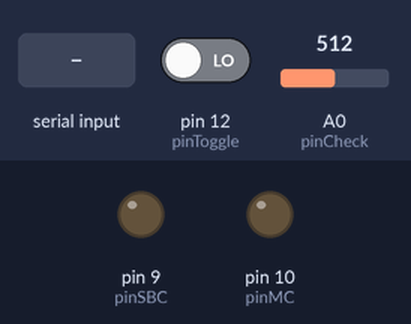
Simulated run of this sketch. Board: Arduino Uno, built with avr-gcc and run on an emulated ATmega328P. Parts: output pins drawn as LEDs (lit = HIGH). Inputs (shaded band) come from the test bench; at power-on: A0 (pinCheck) = 512, pin 12 (pinToggle) LOW. What the sketch prints to the serial monitor is not drawn.

Above: at 1.2 s.
1.3 s: "cancel\n" received over Serial
At 2.4 s:
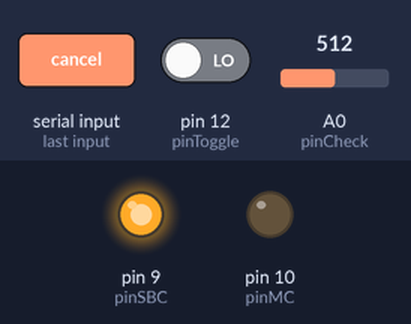
2.8 s: A0 (pinCheck) set to 122
Timing chart, 0 to 12.8 s (numbered marks = the images above; inputs shaded):
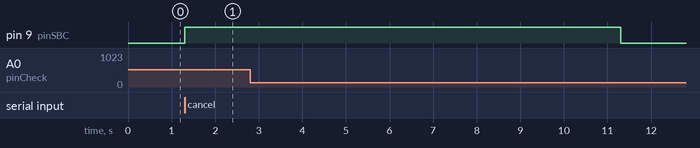

The sketch:

pdb_nano.ino
```cpp
//Preprocessor
#define pinSBC 9
#define pinMC 10
#define pinCheck A0
#define pinToggle 12
#define pinBuzzer 8
#define batt_zener 8.61 //zener voltage
#define R1 51.3 //Measurement of voltage divider in kOhm
#define R2 82.4 //Measurement of voltage divider in kOhm

//User Tunable Parameters
const float low_voltage_on_thresh = 9.18;
const float low_voltage_off_thresh = 9.16;
const int wait_time = 10000;
const unsigned long state_2_timeout = 10000;
const int nag_for_ack_time = 1000;

//overvoltage trips
const float danger_inp_voltage = 14.7;
const float max_inp_voltage = 15.0;

//Global Variables
int state = 0;
bool sd_ack = false;
int buzzer_state = 0;

//Variable for serial input
String compin;
String moving;
String ack;
String msg;
String command;
String serial_output;
String err;

//Pin States
int mc_relay_pin;
int sbc_relay_pin;
int buzz;

//Variables for Timer
unsigned long start_time; // the time the delay started
unsigned long end_time;
static unsigned long beep_start = 0;
static unsigned long beep_end;
int beep_counter = 0;
int elapsed;
unsigned long last_nag = 0;


//Beep patterns
//bp is beep pattern
//bs is beep state
int bp1[1] = {1000};
int bs1[1] = {HIGH};
int bp2[2] = {50, 1950};
int bs2[2] = {HIGH, LOW};
int bp3[4] = {30, 30, 30, 910};
int bs3[4] = {HIGH, LOW, HIGH, LOW};
int bp4[6] = {30, 30, 30, 30, 30, 850};
int bs4[6] = {HIGH, LOW, HIGH, LOW, HIGH, LOW};

//bool delayRunning = false; // true if still waiting for delay to finish

//Variable for Battery Voltage Check
double batt_volt;


//functions

void parse_command(String com){
  if(com.equals("ack")){
    sd_ack = true;
  }
  else if(com.equals("volts")){
    serial_output = String(batt_volt);
  }
  else if(com.equals("buzzer_state")){
    serial_output = String(buzzer_state);
  }
  else if(com.equals("state")){
    serial_output = String(state);
  }
  else if(com.equals("cancel")){
    state = 1;
  }
  else if(com.equals("ping")){
    digitalWrite(pinBuzzer, HIGH);
    delay(15);
    digitalWrite(pinBuzzer, LOW);
  }
  else{
    serial_output = "INVALID COMMAND";
  }
}

void get_serial_buffer() {
  while(Serial.available()){
    char c = Serial.read();
    if(c == '\n'){
//      Serial.println(command);
      parse_command(command);
      command = "";
    }
    else{
      command += c;
    }
  }
  if(serial_output.equals("") == false){
    Serial.println(serial_output);
    serial_output = "";
  }
}

double get_batt_volt() {
  return ((analogRead(A0))*5)*((R1 + R2)/(R2*1023)) + batt_zener;
}

bool low_batt() {
  return batt_volt < low_voltage_off_thresh;
}

int toggle_switch() {
  return digitalRead(pinToggle);
}

void change_sbc_relay(int sbc_relay_pin) {
  digitalWrite(pinSBC, sbc_relay_pin);
  digitalWrite(13, sbc_relay_pin);
}

void change_mc_relay(int mc_relay_pin) {
  digitalWrite(pinMC, mc_relay_pin);
}

void ring_buzzer(){
//  digitalWrite(pinBuzzer, buzz);
//  Serial.println(buzz_pattern);
  switch(buzzer_state){
    case 0:
      digitalWrite(pinBuzzer, LOW);
      beep_counter = 0;
      break;

    case 1:
      beep_counter = beep_counter % sizeof(bp2) == 0 ? 0 : beep_counter;
      beep_end = millis();
      digitalWrite(pinBuzzer,bs1[beep_counter]);
      elapsed = beep_end - beep_start;
      if(elapsed >= bp1[beep_counter]){
        beep_counter++;
        beep_counter = beep_counter % sizeof(bp1) == 0 ? 0 : beep_counter;
        digitalWrite(pinBuzzer,bs1[beep_counter]);
        beep_start = millis();
      }
      break;

    case 2:
      beep_counter = beep_counter % sizeof(bp2) == 0 ? 0 : beep_counter;
      beep_end = millis();
      digitalWrite(pinBuzzer,bs2[beep_counter]);
      elapsed = beep_end - beep_start;
      if(elapsed >= bp2[beep_counter]){
        beep_counter++;
        beep_counter = beep_counter % sizeof(bp2) == 0 ? 0 : beep_counter;
        digitalWrite(pinBuzzer,bs2[beep_counter]);
        beep_start = millis();
      }
      break;

    case 3:
      beep_counter = beep_counter % sizeof(bp2) == 0 ? 0 : beep_counter;
      beep_end = millis();
      digitalWrite(pinBuzzer,bs3[beep_counter]);
      elapsed = beep_end - beep_start;
      if(elapsed >= bp3[beep_counter]){
        beep_counter++;
        beep_counter = beep_counter % sizeof(bp3) == 0 ? 0 : beep_counter;
        digitalWrite(pinBuzzer,bs3[beep_counter]);
        beep_start = millis();
      }
      break;

    case 4:
      beep_end = millis();
      digitalWrite(pinBuzzer,bs4[beep_counter]);
      elapsed = beep_end - beep_start;
      if(elapsed >= bp4[beep_counter]){
        beep_counter++;
        beep_counter = beep_counter % sizeof(bp4) == 0 ? 0 : beep_counter;
        digitalWrite(pinBuzzer,bs4[beep_counter]);
        beep_start = millis();
      }
      break;
  }
}

void setup() {
  Serial.begin(115200);
  Serial.println("DSO Counter-Terrorist Bot PDB v1.3a");
  pinMode(pinSBC, OUTPUT);
  pinMode(pinMC, OUTPUT);
  pinMode(pinCheck, INPUT);
  pinMode(pinToggle, INPUT);
}

void loop(){
//  Check battery voltage
  batt_volt = get_batt_volt();
  get_serial_buffer();
  ring_buzzer(); //check the current state of the buzzer and ring accordingly
//  Serial.println(state);
  switch (state) {
  case 0:
    //OFF STATE

      sbc_relay_pin = LOW;
      change_sbc_relay(sbc_relay_pin);  //digitalWrite(pinSBC, LOW);

      mc_relay_pin = LOW;
      change_mc_relay(mc_relay_pin); //digitalWrite(pinMC, LOW);

      if (batt_volt <= low_voltage_on_thresh) {
        buzzer_state = 1;
        state = 0;
      }
      else if (batt_volt > low_voltage_on_thresh + 0.02){
        buzzer_state = 0;
        state = 0;
      }
      if (batt_volt >= low_voltage_on_thresh + 0.02 && batt_volt <= danger_inp_voltage && toggle_switch()==HIGH) {
        //to ON STATE
        buzzer_state = 0;
        state = 1;
      }
    break;


  case 1:
    //ON STATE
      if(batt_volt >= max_inp_voltage){
        digitalWrite(pinMC, LOW);
        serial_output += "BUS_OVERVOLTAGE_TRIP";
        err = "BUS_OVERVOLTAGE_TRIP";
        state = 2;
      }

      sd_ack = false;

      sbc_relay_pin = HIGH;
      change_sbc_relay(sbc_relay_pin); //digitalWrite(pinSBC, HIGH);

      mc_relay_pin = HIGH;
      change_mc_relay(mc_relay_pin); //digitalWrite(pinMC, HIGH);

      if (batt_volt < low_voltage_off_thresh) {
        buzzer_state = 1;
      }
      else if (batt_volt > low_voltage_off_thresh + 0.02){
        buzzer_state = 0;
      }

    //check for change in state

      if(low_batt()) {
        //to Shutting Down STATE
        state = 2;
        start_time = millis();
        serial_output += "BUS_LOW_VOLTAGE_TRIP";
        err = "BUS_LOW_VOLTAGE_TRIP";
      }
      else if(toggle_switch()==LOW) {
        //to Shutting Down STATE
        start_time = millis();
        state = 2;
      }
    break;


  case 2:
    //COMMUNICATE WITH SBC STATE
      sbc_relay_pin = HIGH;
      change_sbc_relay(sbc_relay_pin); //digitalWrite(pinSBC, HIGH);

      mc_relay_pin = LOW;
      change_mc_relay(mc_relay_pin); //digitalWrite(pinMC, LOW);

      if (low_batt()) {
        buzzer_state = 4;
      }
      else{
        buzzer_state = 3;
      }

      if(millis() - last_nag >= nag_for_ack_time){
        Serial.println(err);
        last_nag = millis();
      }

      end_time = millis();
      if(sd_ack == true) {
//        Serial.println("sd_ack = true");
//        to TIMEOUT STATE
        state = 3;
        start_time = millis();
        sd_ack = false;
      }
      else if(end_time - start_time >= state_2_timeout){
        state = 0;
        start_time = millis();
      }
      else{
        Serial.println("BATT VOLTS " + String(batt_volt));
      }
//      char acknowledge = Serial.read();
//      ack = ack + acknowledge;

//      if(ack == "K/n") {
//        //to TIMEOUT STATE
//        state = 3;
//      }

    break;


  case 3:
    //TIMEOUT STATE
    if (low_batt()) {
      buzzer_state = 2;
    }
    else{
      buzzer_state = 0;
    }

    end_time = millis();
    if(end_time - start_time >= wait_time){
      state = 0;
    }

    break;
  }
}
```

Measured:
- after the input at 1.3 s, pin 9 (pinSBC): LOW → HIGH at once
